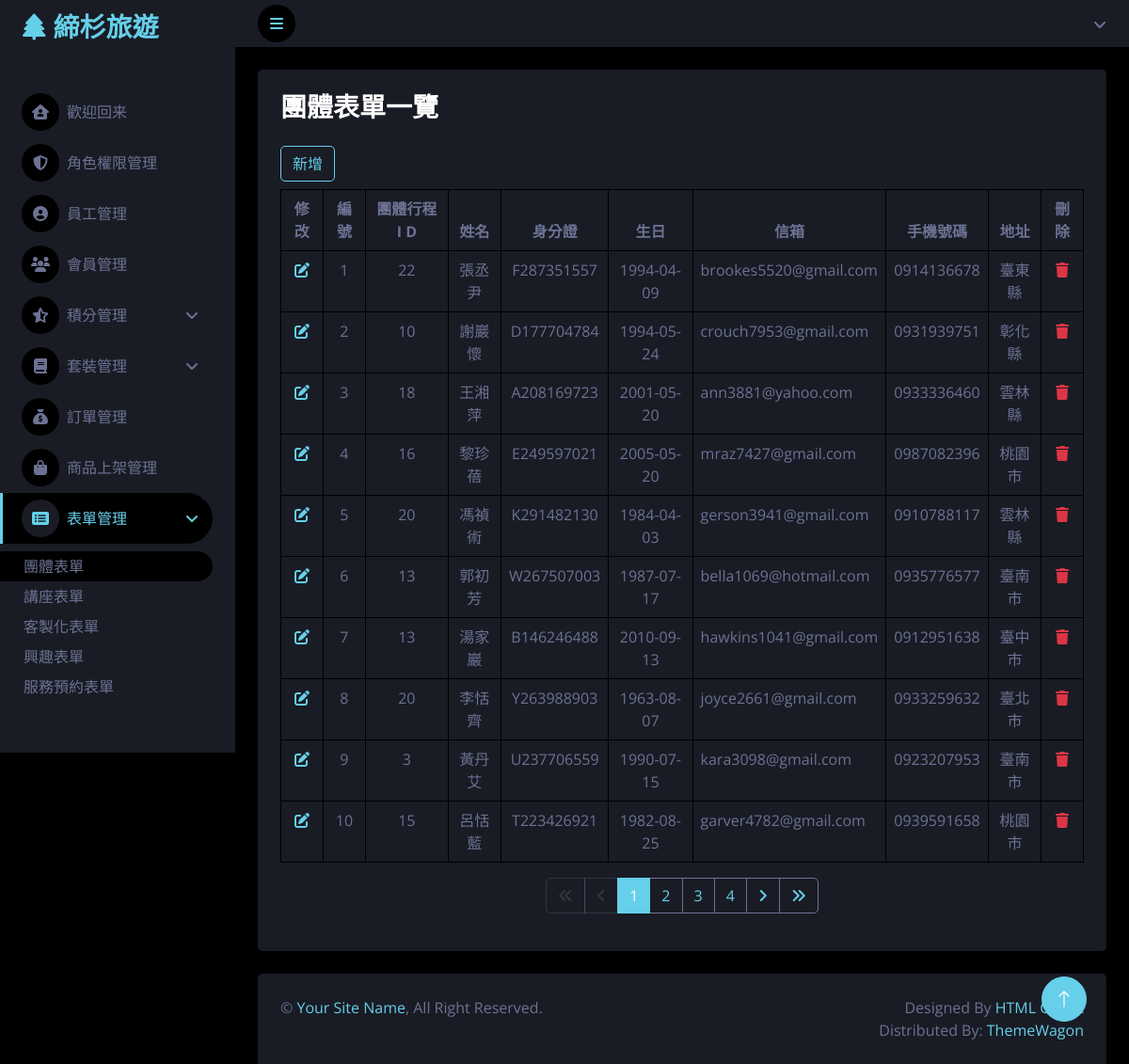
The app's page /group_form/group_list.php with its own data.
### tables this page shows
CREATE TABLE `group_list` (
  `sid` int(4) NOT NULL COMMENT '起頭編號',
  `group_id` varchar(5) NOT NULL COMMENT '團體行程ID',
  `name` varchar(4) NOT NULL COMMENT '姓名',
  `mobile` varchar(10) NOT NULL COMMENT '手機號碼',
  `email` varchar(30) NOT NULL COMMENT '信箱',
  `nameid` varchar(10) NOT NULL COMMENT '身分證字號',
  `birthday` date NOT NULL COMMENT '西元生日',
  `address` varchar(30) NOT NULL COMMENT '地址',
  `create_time` timestamp NOT NULL DEFAULT current_timestamp() ON UPDATE current_timestamp() COMMENT '新增時間',
  `speechtime` text NOT NULL COMMENT '講座時間',
  `speechplace` varchar(40) NOT NULL COMMENT '講座地點',
  `speechtell` varchar(15) NOT NULL COMMENT '講座聯絡電話',
  `speechname` varchar(15) NOT NULL COMMENT '講師名',
  `speechpeoplelimit` text NOT NULL COMMENT '講座人數上限',
  `country` varchar(40) NOT NULL COMMENT '國家',
  `introduction` varchar(1000) NOT NULL COMMENT '國家介紹',
  `serveitem` text NOT NULL COMMENT '服務項目',
  `restaurant` text NOT NULL COMMENT '餐廳',
  `restaurantaddress` text NOT NULL COMMENT '餐廳地點',
  `restauranttime` text NOT NULL COMMENT '餐廳預約時間',
  `restaurantpeople` varchar(3) NOT NULL COMMENT '餐廳人數',
  `airline` text NOT NULL COMMENT '航空公司',
  `airportplace` text NOT NULL COMMENT '機場名',
  `airporttime` text NOT NULL COMMENT '飛機起飛時間',
  `hotelname` text NOT NULL COMMENT '飯店名稱',
  `hoteladdress` text NOT NULL COMMENT '飯店住址',
  `airportpeople` varchar(4) NOT NULL COMMENT '搭機人數',
  `consultation` text NOT NULL COMMENT '諮詢',
  `consultationquestion` text NOT NULL COMMENT '諮詢問題',
  `consultationtime` text NOT NULL COMMENT '諮詢時間',
  `contact` text NOT NULL COMMENT '諮詢聯絡方式'
);

### group_form/group_list.php (the view, shortened to what this page needs)
<?php
require '../parts/form_pdo-connect.php';
$isAbled = $_SESSION['permission']['form'] == 'view' ? 'disabled' : '';
?>
<?php include '../parts/html-head.php' ?>
<?php include '../parts/spinner.php' ?>
<?php include '../parts/slidebar.php' ?>
<?php include '../parts/navbar.php' ?>
<?php
$page = isset($_GET['page']) ? intval($_GET['page']) : 1;
$perPage = 10;
$t_sql = "SELECT COUNT(1) FROM group_list";
$t_stmt = $pdo->query($t_sql);
$totalRows = $t_stmt->fetch(PDO::FETCH_NUM)[0];
$totalPages = ceil($totalRows / $perPage);
$sql = sprintf("SELECT * FROM group_list LIMIT %s, %s", ($page - 1) * $perPage, $perPage);
$rows = $pdo->query($sql)->fetchAll();
?>
<div class="container-fluid pt-4 px-4" id="pills-tabContent">
  <div class="tab-pane fade show active" id="pills-home" role="tabpanel" aria-labelledby="pills-home-tab" tabindex="0">
    <div class="bg-secondary rounded h-100 p-4 ">
      <h3 class="pb-3">團體表單一覽</h3>
      <button class="btn btn-outline-primary mb-2" type="button" onclick="window.location.href='group_add.php';" <?= $isAbled ?>>新增</button>
      <table class="table table-bordered table-hover">
        <thead>
          <tr>
            <th class="text-center">修改</th>
            <th class="text-center">編號</th>
            <th class="text-center">團體行程 I D</th>
            <th class="text-center">姓名</th>
            <th class="text-center">身分證</th>
            <th class="text-center">生日</th>
            <th class="text-center">信箱</th>
            <th class="text-center">手機號碼</th>
            <th class="text-center">地址</th>
            <th class="text-center">刪除</th>
          </tr>
        </thead>
        <tbody>
          <?php foreach ($rows as $r) : ?>
            <tr>
              <td class="text-center"><a href="group_edit.php?sid=<?= $r['sid'] ?>" class="<?= $isAbled ?>"><i class="fa-solid fa-pen-to-square"></i></a></td>
              <td class="text-center"><?= $r['sid'] ?></td>
              <td class="text-center"><?= $r['group_id'] ?></td>
              <td class="text-center"><?= $r['name'] ?></td>
              <td class="text-center"><?= $r['nameid'] ?></td>
              <td class="text-center"><?= $r['birthday'] ?></td>
              <td><?= $r['email'] ?></td>
              <td class="text-center"><?= $r['mobile'] ?></td>
              <td class="text-center"><?= $r['address'] ?></td>
              <td class="text-center"><a href="group_delete.php?sid=<?= $r['sid'] ?>" class="<?= $isAbled ?>"><i class="fa-solid fa-trash text-danger"></i></a></td>
            </tr>
          <?php endforeach ?>
        </tbody>
      </table>
      <nav aria-label="Page navigation example">
        <ul class="pagination justify-content-center">
          <li class="page-item <?= $page == 1 ? 'disabled' : '' ?> ">
            <a class="page-link bg-secondary border-light" href="?page=<?= 1 ?>">
              <i class="fa-solid fa-angles-left"></i>
            </a>
          </li>
          <li class="page-item <?= $page == 1 ? 'disabled' : '' ?>">
            <a class="page-link bg-secondary border-light" href="?page=<?= $page - 1 ?>">
              <i class="fa-solid fa-angle-left"></i>
            </a>
          </li>
          <?php for ($i = $page - 3; $i <= $page + 3; $i++) : ?>
            <?php if ($i >= 1 and $i <= $totalPages) : ?>
              <li class="page-item <?= $i != $page ?: 'active' ?>">
                <a class="page-link <?= $i != $page ? 'bg-secondary border-light' : 'active' ?>" href="?page=<?= $i ?>"><?= $i ?></a>
              </li>
            <?php endif ?>
          <?php endfor ?>
          <li class="page-item <?= $page == $totalPages ? 'disabled' : '' ?>"><a class="page-link bg-secondary border-light" href="?page=<?= $page + 1 ?>"><i class="fa-solid fa-angle-right"></i></a></li>
          <li class="page-item <?= $page == $totalPages ? 'disabled' : '' ?>"><a class="page-link bg-secondary border-light" href="?page=<?= $totalPages ?>"><i class="fa-solid fa-angles-right"></i></a></li>
        </ul>
      </nav>
    </div>
  </div>
</div>
<?php include '../parts/footer.php' ?>
<?php include '../parts/html-foot.php' ?>

### css/style.css (style rules this page uses)
:root { --primary: rgb(102, 207, 233); --secondary: #191C24; --light: #6C7293; --dark: #000000; }
.btn { transition: .5s; }

### parts/html-head.php (style rules this page uses)
.disabled { pointer-events: none !important; opacity: 0.3 !important; user-select: none; }

### records on screen
group_list: sid "1", group "22", name "張丞尹", nameid "F287351557", birthday "1994-04-09", email "brookes5520@gmail.com", mobile "0914136678", address "臺東縣"
group_list: sid "2", group "10", name "謝巖懷", nameid "D177704784", birthday "1994-05-24", email "crouch7953@gmail.com", mobile "0931939751", address "彰化縣"
group_list: sid "3", group "18", name "王湘萍", nameid "A208169723", birthday "2001-05-20", email "ann3881@yahoo.com", mobile "0933336460", address "雲林縣"
group_list: sid "4", group "16", name "黎珍蓓", nameid "E249597021", birthday "2005-05-20", email "mraz7427@gmail.com", mobile "0987082396", address "桃園市"
group_list: sid "5", group "20", name "馮禎術", nameid "K291482130", birthday "1984-04-03", email "gerson3941@gmail.com", mobile "0910788117", address "雲林縣"
group_list: sid "6", group "13", name "郭初芳", nameid "W267507003", birthday "1987-07-17", email "bella1069@hotmail.com", mobile "0935776577", address "臺南市"
group_list: sid "7", group "13", name "湯家巖", nameid "B146246488", birthday "2010-09-13", email "hawkins1041@gmail.com", mobile "0912951638", address "臺中市"
group_list: sid "8", group "20", name "李恬齊", nameid "Y263988903", birthday "1963-08-07", email "joyce2661@gmail.com", mobile "0933259632", address "臺北市"
group_list: sid "9", group "3", name "黃丹艾", nameid "U237706559", birthday "1990-07-15", email "kara3098@gmail.com", mobile "0923207953", address "臺南市"
group_list: sid "10", group "15", name "呂恬藍", nameid "T223426921", birthday "1982-08-25", email "garver4782@gmail.com", mobile "0939591658", address "桃園市"
